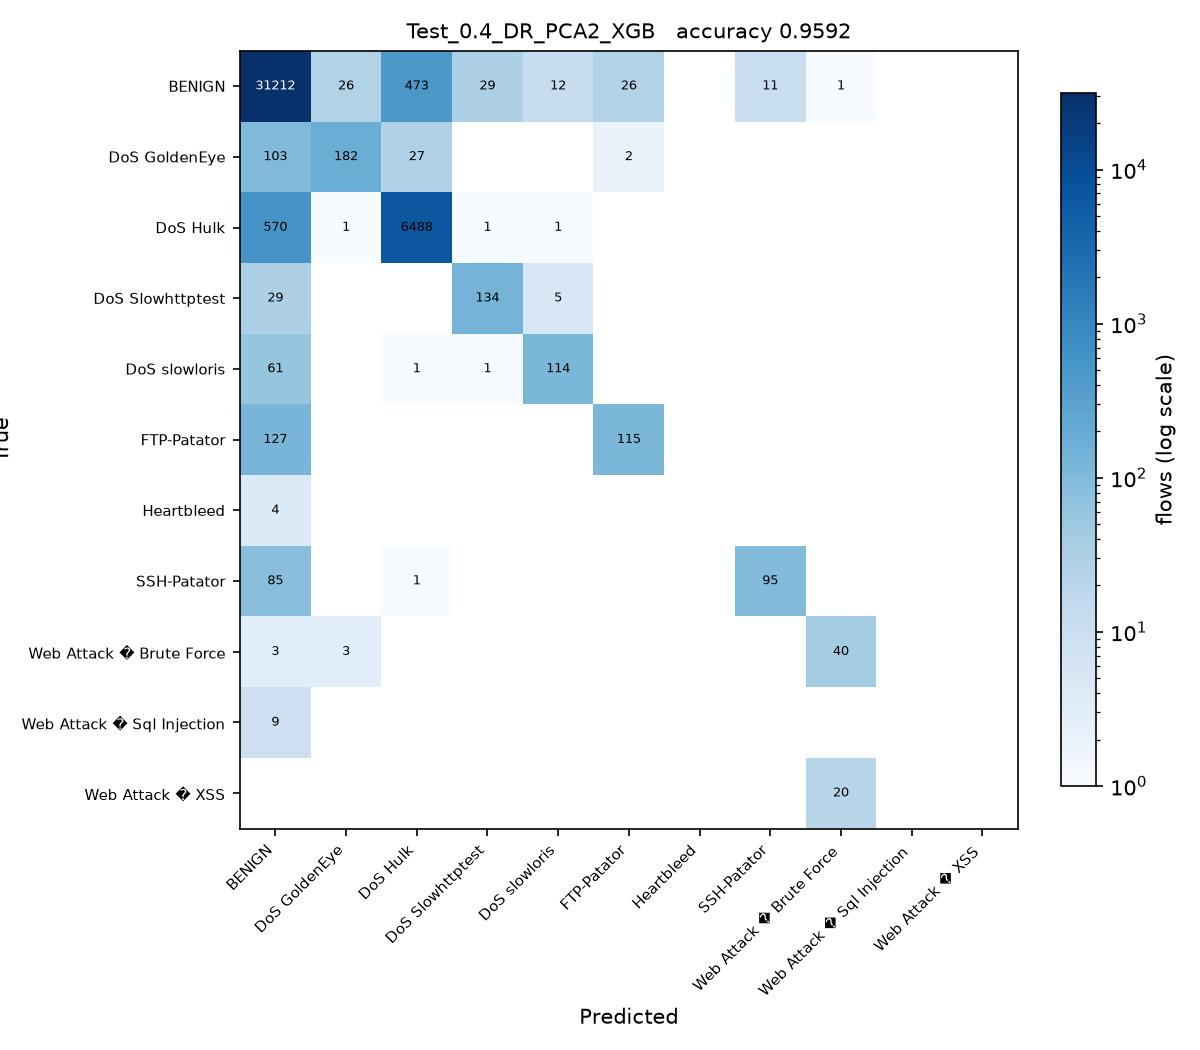

Write the Python code that produced this figure.
# Test_0.4_DR_PCA2_XGB.py
#
# Test size 0.4  |  PCA, 2 components  |  XGBoost (sheet #9)
#
# This is SGDC_60_40.py with the changes marked CHANGE below and nothing else.

import os
from pathlib import Path

# CHANGE 1: find the folder holding the three CSV files and run from there, so
# the plain file names below resolve no matter where this script is started
# from or how deeply it sits inside the project folder.
HERE = Path(__file__).resolve().parent
for PROJECT in [HERE, *HERE.parents]:
    if (PROJECT / 'Tuesday-WorkingHours.pcap_ISCX.csv').exists():
        os.chdir(PROJECT)
        break
else:
    raise SystemExit('Put this folder inside the folder that holds the three '
                     'CIC-IDS2017 CSV files, then run the script again.')
import numpy as np
import pandas as pd

df1 = pd.read_csv('Tuesday-WorkingHours.pcap_ISCX.csv', low_memory=True)
df2 = pd.read_csv('Wednesday-workingHours.pcap_ISCX.csv', low_memory=True)
df3 = pd.read_csv('Thursday-WorkingHours-Morning-WebAttacks.pcap_ISCX.csv', low_memory=True)

dataset = pd.concat([df1, df2, df3], ignore_index=True)

dataset.columns = dataset.columns.str.strip()

# CHANGE 2: a stratified sample of 100000 flows, the same for every run. An RBF
# SVM on all 1.3 million flows would take about an hour per script.
# At least 50 flows of every class are kept.
label = dataset.columns[-1]
dataset = pd.concat(
    [g.sample(n=min(len(g), max(50, round(100000 * len(g) / len(dataset)))), random_state=0)
     for _, g in dataset.groupby(label)],
    ignore_index=True
)

X = dataset.iloc[:, :-1]
y = dataset.iloc[:, -1]

X = X.apply(pd.to_numeric, errors='coerce')

X.replace([np.inf, -np.inf], np.nan, inplace=True)

from sklearn.impute import SimpleImputer

imputer = SimpleImputer(missing_values=np.nan, strategy='mean')
X = imputer.fit_transform(X)

from sklearn.preprocessing import LabelEncoder

labelencoder_y = LabelEncoder()
y = labelencoder_y.fit_transform(y)

from sklearn.model_selection import train_test_split

X_train, X_test, y_train, y_test = train_test_split(
    X,
    y,
    test_size=0.4,   # CHANGE 3: test size
    random_state=0,
    stratify=y
)

# CHANGE 4: PCA, from PCA_LDA_KErnel_PCA_CODE.pdf (fit only on training data)
from sklearn.decomposition import PCA

pca = PCA(n_components=2)
X_train = pca.fit_transform(X_train)
X_test = pca.transform(X_test)

# CHANGE 5: XGBoost (sheet #9) in place of SGDClassifier
from xgboost import XGBClassifier

classifier = XGBClassifier()

classifier.fit(X_train, y_train)

y_pred = classifier.predict(X_test) 

from sklearn.metrics import confusion_matrix
from sklearn.metrics import accuracy_score
from sklearn.metrics import precision_score
from sklearn.metrics import recall_score
from sklearn.metrics import f1_score
from sklearn.metrics import classification_report

cm = confusion_matrix(y_test, y_pred)

print("Confusion Matrix:\n")
print(cm)

print("\nAccuracy : {:.4f}".format(accuracy_score(y_test, y_pred)))
print("\nPrecision : {:.4f}".format(precision_score(y_test, y_pred, average='weighted')))
print("\nRecall : {:.4f}".format(recall_score(y_test, y_pred, average='weighted')))
print("\nF1 Score : {:.4f}".format(f1_score(y_test, y_pred, average='weighted')))

print("\nClassification Report:\n")
print(classification_report(y_test, y_pred))

# CHANGE 6: save the confusion matrix as Test_0.4_DR_PCA2_XGB.jpg and record the result
import matplotlib
matplotlib.use('Agg')
import matplotlib.pyplot as plt
from matplotlib.colors import LogNorm

here = HERE                     # the folder this script sits in
names = [str(c) for c in labelencoder_y.classes_]
fig, ax = plt.subplots(figsize=(8, 7))
im = ax.imshow(cm, cmap='Blues', norm=LogNorm(vmin=1))
ax.set_xticks(range(len(names)), names, rotation=45, ha='right', fontsize=7)
ax.set_yticks(range(len(names)), names, fontsize=7)
ax.set_xlabel('Predicted')
ax.set_ylabel('True')
ax.set_title('Test_0.4_DR_PCA2_XGB   accuracy {:.4f}'.format(accuracy_score(y_test, y_pred)), fontsize=10)
for i in range(cm.shape[0]):
    for j in range(cm.shape[1]):
        if cm[i, j]:
            ax.text(j, i, cm[i, j], ha='center', va='center', fontsize=6,
                    color='white' if cm[i, j] > cm.max() / 3 else 'black')
fig.colorbar(im, ax=ax, fraction=0.04, label='flows (log scale)')
fig.tight_layout()
fig.savefig(here / 'Test_0.4_DR_PCA2_XGB.jpg', dpi=150)
plt.close(fig)

row = pd.DataFrame([{
    'Test': 0.4, 'DR': 'PCA2', 'Clas': 'XGB',
    'Acc': round(accuracy_score(y_test, y_pred), 4),
    'Pre': round(precision_score(y_test, y_pred, average='weighted'), 4),
    'Rec': round(recall_score(y_test, y_pred, average='weighted'), 4),
    'F1': round(f1_score(y_test, y_pred, average='weighted'), 4),
    'script': 'Test_0.4_DR_PCA2_XGB',
}])
out = PROJECT / 'results' / '75_runs_pca.csv'
out.parent.mkdir(exist_ok=True)
if out.exists():
    old = pd.read_csv(out)
    row = pd.concat([old[old['script'] != 'Test_0.4_DR_PCA2_XGB'], row], ignore_index=True)
row.to_csv(out, index=False)
